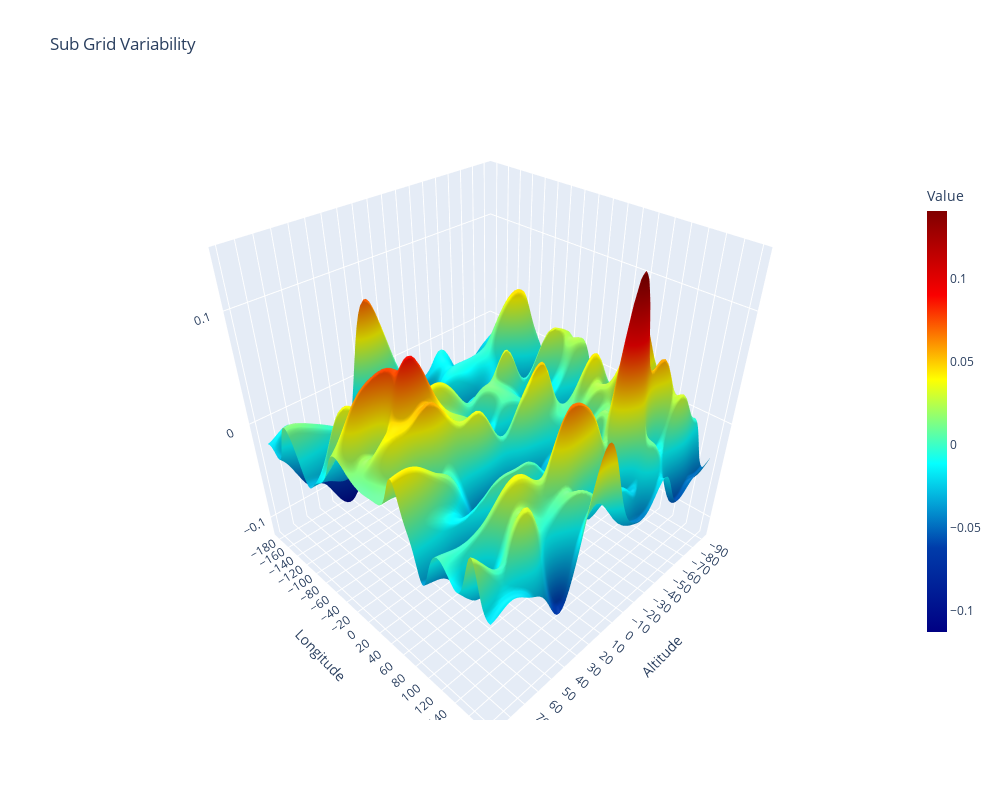
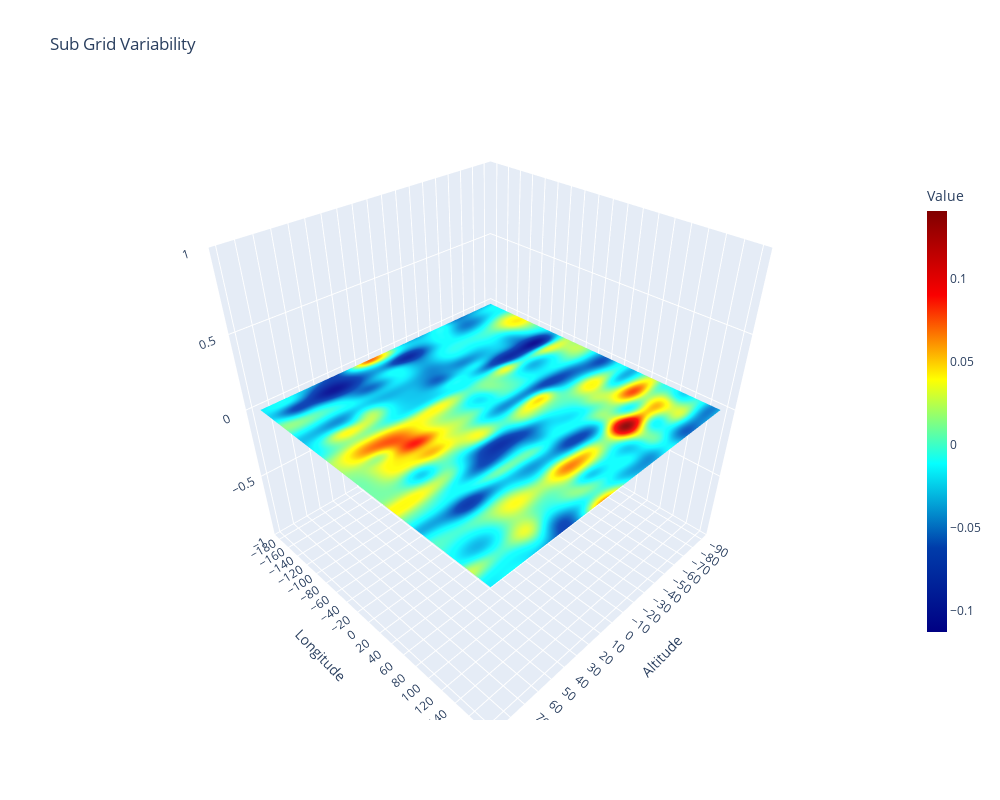

Notebook code for these charts, in order:
### Code cell
import numpy as np
from datetime import datetime
import plotly
import plotly.graph_objs as go
import chart_studio.plotly as py 
import random
import math

# f(LAT,LON) = r1 * math.e ^ ( - r2*(LAT+r3)^2 - r4*(LON+r5)^2 )
Deltas = list()
for i in range( 0, 200 ):
    r1 = 0.1 * ( random.random() * 1 - 0.5 )  # gives spike height
    r2 = random.random() * 0.01 # spike width at Latitudes
    r3 = random.random() * 180 - 90 # spike position at Latitudes
    r4 = random.random() * 0.01 # spike width at Longitudes
    r5 = random.random() * 360 - 180 # spike position at Longitudes
    Deltas.append( [r1,r2,r3,r4,r5] )
     

Lons = list( range( -180, 180, 2 ) )
Lats = list( range(  -90,  90, 2 ) )
Zaxis = np.zeros( (len(Lons), len(Lats)) ).tolist()
Data  = np.zeros( (len(Lons), len(Lats)) ).tolist()
for i in range( 0, len(Lons) ):
    for j in range( 0, len(Lats) ):
        LON = Lons[i]
        LAT = Lats[j]
        for D in Deltas:
            r1 = D[0]
            r2 = D[1]
            r3 = D[2]
            r4 = D[3]
            r5 = D[4]
            #if i==0 and j==0: print( - r2*(LAT+r3)**2 - r4*(LON+r5)**2 ,   math.e ** ( - r2*(LAT+r3)**2 - r4*(LON+r5)**2  ) )
            Data[i][j] +=  r1 * math.e ** ( - r2*(LAT+r3)**2 - r4*(LON+r5)**2  )
            Data[i][j] +=  r1 * math.e ** ( - r2*(LAT+r3)**2 - r4*(LON-360+r5)**2  )
            Data[i][j] +=  r1 * math.e ** ( - r2*(LAT+r3)**2 - r4*(LON+360+r5)**2  )
            #if i==0 and j==0: print(r1 * math.e ** ( - r2*(LAT+r3)**2 - r4*(LON+r5)**2  ), r1 * math.e ** ( - r2*(LAT+r3)**2 - r4*(LON-362+r5)**2  ))
        
#for i in range( int(len(Lons)/3), len(Lons) ):
#    for j in range( 0, len(Lats) ):
#        Data[i][j] += 60
        
# define the layout of the plot
theLayout = dict( title="Sub Grid Variability", width=1000, height=800,
        scene = dict(
            xaxis = dict(title="Altitude",dtick=10), yaxis = dict(title="Longitude",dtick=20), zaxis = dict( title="" ),
        )
)

surface=go.Surface(x=Lats, y=Lons, z=Data,   colorscale = "jet", surfacecolor = Data,
        colorbar=dict(thickness=20, len=0.75, ticklen=4, title="Value"),
)
Plotables = list()
Plotables.append( surface )
fig = dict( data=Plotables, layout=theLayout )
plotly.offline.init_notebook_mode(connected=True)
plotly.offline.iplot(fig)

surface=go.Surface(x=Lats, y=Lons, z=Zaxis,   colorscale = "jet", surfacecolor = Data,
        colorbar=dict(thickness=20, len=0.75, ticklen=4, title="Value"),
)
Plotables = list()
Plotables.append( surface )
fig = dict( data=Plotables, layout=theLayout )
plotly.offline.init_notebook_mode(connected=True)
plotly.offline.iplot(fig)

### Figure 1 — Plotly figure (JSON) as saved in the notebook; plotly's stock layout.template omitted (floating-point values rounded to 4 significant figures; data arrays with more than 128 entries replaced by an {"elided": "..."} marker saying what was removed)
{"data": [{"colorbar": {"len": 0.75, "thickness": 20, "ticklen": 4, "title": {"text": "Value"}}, "colorscale": [[0, "rgb(0,0,131)"], [0.2, "rgb(0,60,170)"], [0.4, "rgb(5,255,255)"], [0.6, "rgb(255,255,0)"], [0.8, "rgb(250,0,0)"], [1, "rgb(128,0,0)"]], "surfacecolor": {"elided": "180x90 float values"}, "type": "surface", "x": [-90, -88, -86, -84, -82, -80, -78, -76, -74, -72, -70, -68, -66, -64, -62, -60, -58, -56, -54, -52, -50, -48, -46, -44, -42, -40, -38, -36, -34, -32, -30, -28, -26, -24, -22, -20, -18, -16, -14, -12, -10, -8, -6, -4, -2, 0, 2, 4, 6, 8, 10, 12, 14, 16, 18, 20, 22, 24, 26, 28, 30, 32, 34, 36, 38, 40, 42, 44, 46, 48, 50, 52, 54, 56, 58, 60, 62, 64, 66, 68, 70, 72, 74, 76, 78, 80, 82, 84, 86, 88], "y": {"elided": "180 int values"}, "z": {"elided": "180x90 float values"}}], "layout": {"height": 800, "scene": {"xaxis": {"dtick": 10, "title": {"text": "Altitude"}}, "yaxis": {"dtick": 20, "title": {"text": "Longitude"}}, "zaxis": {"title": {"text": ""}}}, "title": {"text": "Sub Grid Variability"}, "width": 1000}}

### Figure 2 — Plotly figure (JSON) as saved in the notebook; plotly's stock layout.template omitted (floating-point values rounded to 4 significant figures; data arrays with more than 128 entries replaced by an {"elided": "..."} marker saying what was removed)
{"data": [{"colorbar": {"len": 0.75, "thickness": 20, "ticklen": 4, "title": {"text": "Value"}}, "colorscale": [[0, "rgb(0,0,131)"], [0.2, "rgb(0,60,170)"], [0.4, "rgb(5,255,255)"], [0.6, "rgb(255,255,0)"], [0.8, "rgb(250,0,0)"], [1, "rgb(128,0,0)"]], "surfacecolor": {"elided": "180x90 float values"}, "type": "surface", "x": [-90, -88, -86, -84, -82, -80, -78, -76, -74, -72, -70, -68, -66, -64, -62, -60, -58, -56, -54, -52, -50, -48, -46, -44, -42, -40, -38, -36, -34, -32, -30, -28, -26, -24, -22, -20, -18, -16, -14, -12, -10, -8, -6, -4, -2, 0, 2, 4, 6, 8, 10, 12, 14, 16, 18, 20, 22, 24, 26, 28, 30, 32, 34, 36, 38, 40, 42, 44, 46, 48, 50, 52, 54, 56, 58, 60, 62, 64, 66, 68, 70, 72, 74, 76, 78, 80, 82, 84, 86, 88], "y": {"elided": "180 int values"}, "z": {"elided": "180x90 int values"}}], "layout": {"height": 800, "scene": {"xaxis": {"dtick": 10, "title": {"text": "Altitude"}}, "yaxis": {"dtick": 20, "title": {"text": "Longitude"}}, "zaxis": {"title": {"text": ""}}}, "title": {"text": "Sub Grid Variability"}, "width": 1000}}
